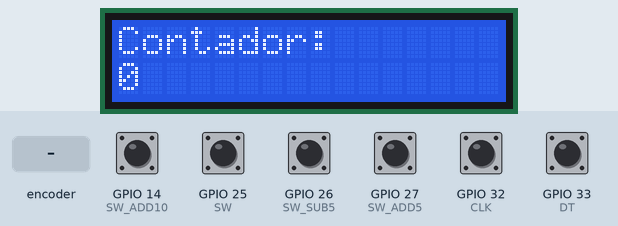
The sketch below on a simulated ESP32. Parts: 16×2 character LCD. The inputs (shaded band) are chosen by the test bench; at power-on: GPIO 14 (SW_ADD10), GPIO 25 (SW), GPIO 26 (SW_SUB5), GPIO 27 (SW_ADD5), GPIO 32 (CLK), GPIO 33 (DT) HIGH. What the sketch prints to the serial monitor is not drawn.

Above: at 1.2 s.
1.3 s: rotary encoder on GPIO 32 (CLK) / GPIO 33 (DT) turned 3 steps (first pin leading)
At 2.4 s:
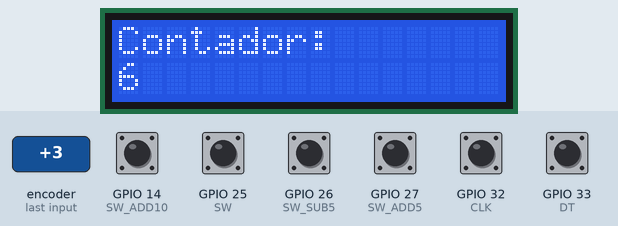
3.4 s: GPIO 14 (SW_ADD10) pulled LOW for 1 s
At 5.4 s:
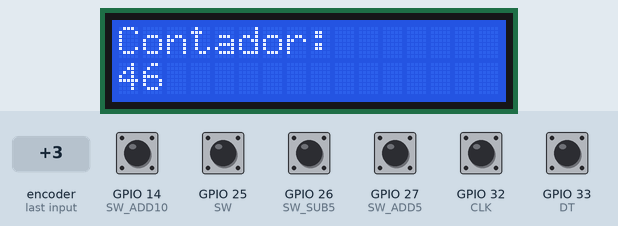
5.9 s: GPIO 26 (SW_SUB5) pulled LOW for 0.15 s
At 6.2 s:
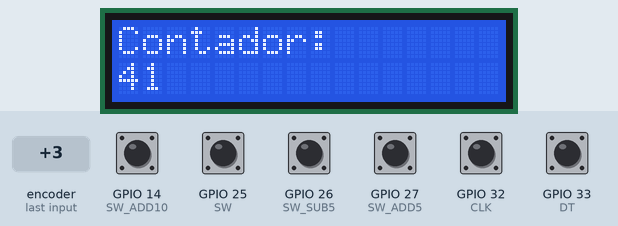
7.5 s: GPIO 27 (SW_ADD5) pulled LOW for 1 s
At 9.6 s:
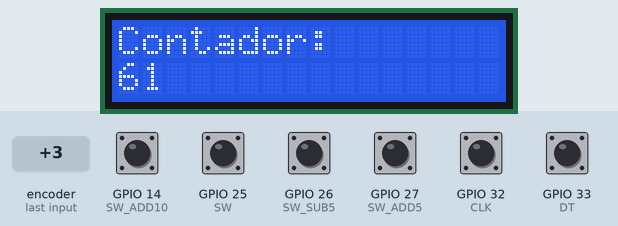
10.0 s: GPIO 14 (SW_ADD10) pulled LOW for 0.15 s
At 10.5 s:
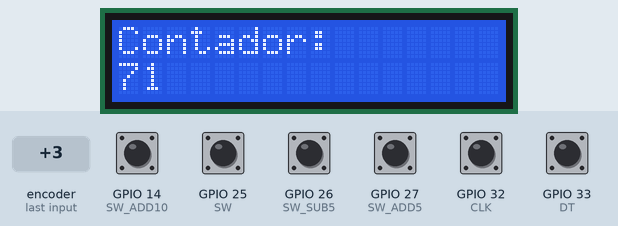
11.6 s: GPIO 26 (SW_SUB5) pulled LOW for 1 s
At 12.8 s:
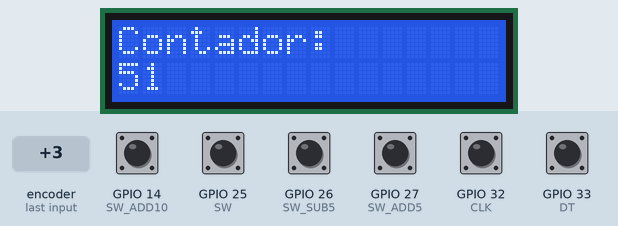
Timing chart, 0 to 14.6 s (numbered marks = the images above; inputs shaded):
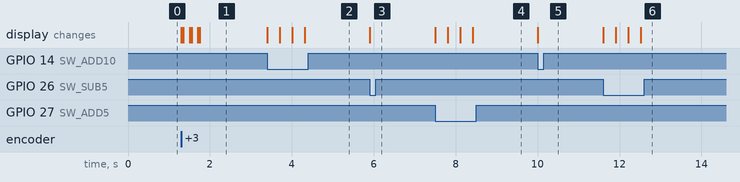

The sketch:

Pruebas_HW.ino
```cpp
#include <LiquidCrystal.h>

// Pines del LCD (modo paralelo)
LiquidCrystal lcd(4, 5, 18, 19, 21, 22);

// Encoder Pinout
#define CLK 32
#define DT 33
#define SW 25

// Switches
#define SW_SUB5 26  // Botón que resta 5
#define SW_ADD5 27  // Botón que suma 5
#define SW_ADD10 14 // Botón que suma 10

volatile int contador = 0;
int lastStateCLK;

void setup() {
    Serial.begin(115200);

    // Inicializar LCD
    lcd.begin(16, 2);
    lcd.setCursor(0, 0);
    lcd.print("Contador: ");
    lcd.setCursor(0, 1);
    lcd.print(contador);

    // Configurar pines
    pinMode(CLK, INPUT_PULLUP);
    pinMode(DT, INPUT_PULLUP);
    pinMode(SW, INPUT_PULLUP);

    pinMode(SW_SUB5, INPUT_PULLUP);
    pinMode(SW_ADD5, INPUT_PULLUP);
    pinMode(SW_ADD10, INPUT_PULLUP);

    lastStateCLK = digitalRead(CLK);
}

void loop() {
    int currentStateCLK = digitalRead(CLK);

    // Detecta el cambio de estado en CLK
    if (currentStateCLK != lastStateCLK) {
        if (digitalRead(DT) != currentStateCLK) {
            contador++;  // Girando en una dirección
        } else {
            contador--;  // Girando en la otra dirección
        }

        actualizarLCD();
        delay(5);  // debounce
    }

    lastStateCLK = currentStateCLK;  // Guarda el estado para la siguiente lectura

    // Switch encoder
    if (digitalRead(SW) == LOW) {
        Serial.println("¡Botón del encoder presionado! Reiniciando...");
        contador = 0;
        actualizarLCD();
        delay(300);  // debounce
    }

    // Switch -5
    if (digitalRead(SW_SUB5) == LOW) {
        contador -= 5;
        Serial.println("Restado 5");
        actualizarLCD();
        delay(300);  // debounce
    }

    // Switch +5
    if (digitalRead(SW_ADD5) == LOW) {
        contador += 5;
        Serial.println("Sumado 5");
        actualizarLCD();
        delay(300);  // debounce
    }

    // Switch +10
    if (digitalRead(SW_ADD10) == LOW) {
        contador += 10;
        Serial.println("Sumado 10");
        actualizarLCD();
        delay(300);  // debounce
    }
}

// Función para actualizar el LCD con el valor del contador
void actualizarLCD() {
    lcd.clear();
    lcd.setCursor(0, 0);
    lcd.print("Contador: ");
    lcd.setCursor(0, 1);
    lcd.print(contador);

    Serial.print("Valor en LCD: ");
    Serial.println(contador);
}
```

Measured:
- after the input at 1.3 s, the display: first changes at once (image 1 shows a later state)
- after the input at 3.4 s, the display: first changes at once (image 2 shows a later state)
- after the input at 5.9 s, the display: changes at once (image 3)
- after the input at 7.5 s, the display: first changes at once (image 4 shows a later state)
- after the input at 10.0 s, the display: changes at once (image 5)
- after the input at 11.6 s, the display: first changes at once (image 6 shows a later state)
